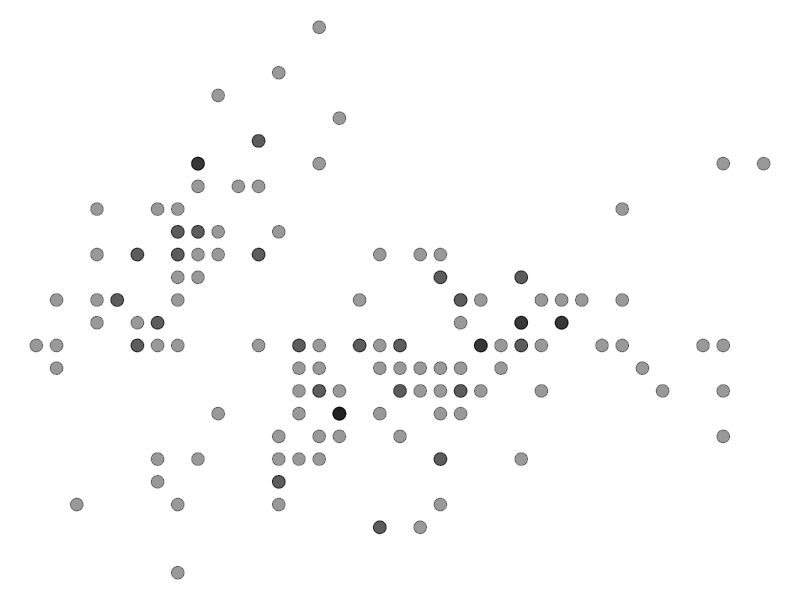

Write R code to recreate this figure.
## ---- chunk 1
library(ggplot2)

iris |> 
  ggplot() +
  aes(x = Sepal.Length, y = Sepal.Width) +
  geom_point(alpha = 0.4, size = 4) +
  theme_void()
